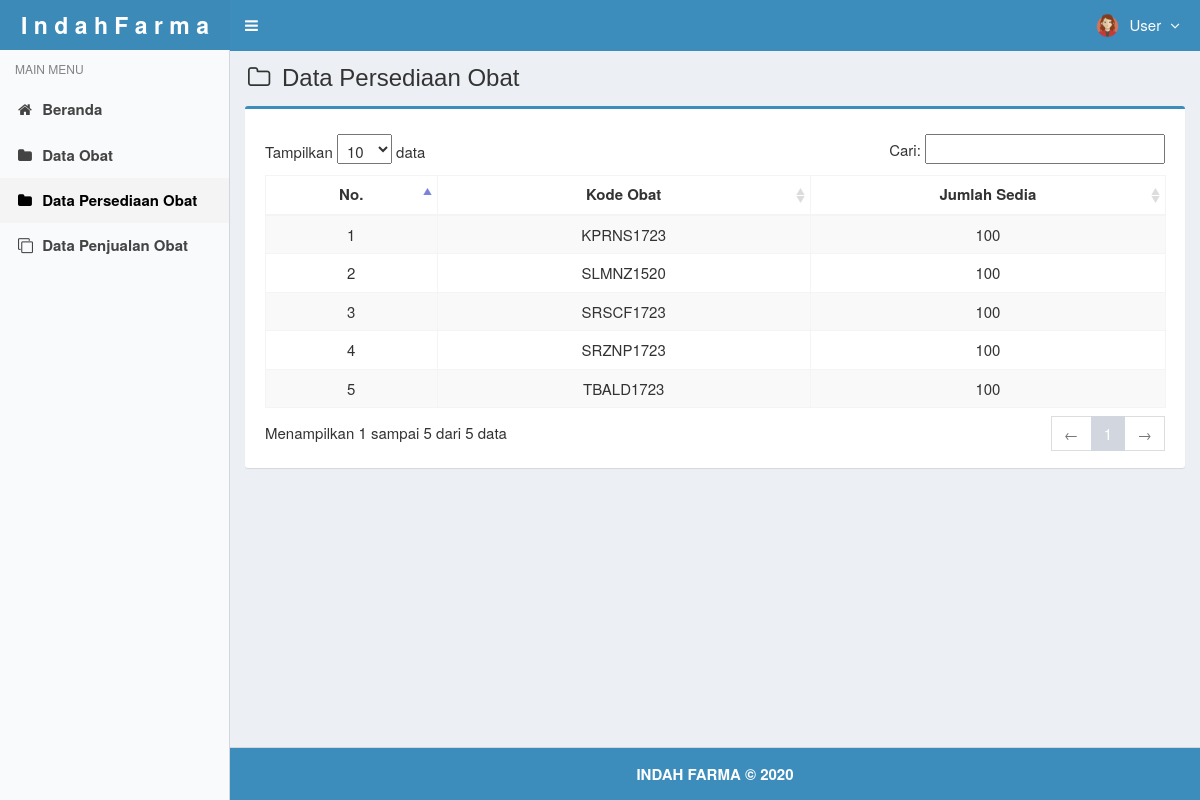
The app's page /main.php?module=persediaanuser (signed in) with its own data.
### tables this page shows
CREATE TABLE `users` (
  `id_user` int(3) NOT NULL,
  `username` varchar(50) NOT NULL,
  `nama_user` varchar(50) NOT NULL,
  `password` varchar(50) NOT NULL,
  `email` varchar(50) DEFAULT NULL,
  `telepon` varchar(13) DEFAULT NULL,
  `foto` varchar(100) DEFAULT NULL,
  `hak_akses` enum('Super Admin','EndUser') NOT NULL,
  `status` enum('aktif','blokir') NOT NULL DEFAULT 'aktif',
  `created_at` timestamp NOT NULL DEFAULT current_timestamp(),
  `updated_at` timestamp NOT NULL DEFAULT current_timestamp() ON UPDATE current_timestamp()
);

CREATE TABLE `persediaan` (
  `kode_obat` varchar(10) NOT NULL,
  `jumlah_sedia` int(11) DEFAULT NULL,
  `created_user` int(3) NOT NULL,
  `updated_user` int(3) NOT NULL
);

### modules/persediaanuser/view.php (the view)
<section class="content-header">
  <h1>
    <i class="fa fa-folder-o icon-title"></i> Data Persediaan Obat
  </h1>
</section>
<section class="content">
  <div class="row">
    <div class="col-md-12">
      <div class="box box-primary">
        <div class="box-body">
          <table id="dataTables1" class="table table-bordered table-striped table-hover">
            <thead>
              <tr>
                <th class="center">No.</th>
                <th class="center">Kode Obat</th>
                <th class="center">Jumlah Sedia</th>
              </tr>
            </thead>
            <tbody>
            <?php
            $no = 1;
            $query = mysqli_query($mysqli, "SELECT kode_obat,jumlah_sedia FROM persediaan ORDER BY kode_obat ASC")
                                            or die('Ada kesalahan pada query tampil Data Obat: '.mysqli_error($mysqli));
            while ($data = mysqli_fetch_assoc($query)) {
              echo "<tr>
                      <td width='30' class='center'>$no</td>
                      <td width='80' class='center'>$data[kode_obat]</td>
                      <td width='80' class='center'>$data[jumlah_sedia]</td>
                    </tr>";
              $no++;
            }
            ?>
            </tbody>
          </table>
        </div>
      </div>
    </div>
  </div>
</section><!-- /.content

### top-menu.php (shortened to what this page needs)
<?php
require_once "config/database.php";
$query = mysqli_query($mysqli, "SELECT id_user, nama_user, foto, hak_akses FROM users WHERE id_user='$_SESSION[id_user]'")
                                or die('Ada kesalahan pada query tampil Manajemen User: '.mysqli_error($mysqli));
$data = mysqli_fetch_assoc($query);
?>
<li class="dropdown user user-menu">
  <a href="#" class="dropdown-toggle" data-toggle="dropdown">
  <?php
  if ($data['foto']=="") { ?>
    <img src="images/user/user-default.png" class="user-image" alt="User Image"/>
  <?php
  }
  else { ?>
    <img src="images/user/<?php echo $data['foto']; ?>" class="user-image" alt="User Image"/>
  <?php
  }
  ?>
    <span class="hidden-xs"><?php echo $data['nama_user']; ?> <i style="margin-left:5px" class="fa fa-angle-down"></i></span>
  </a>
</li>

### assets/css/style.css (style rules this page uses)
.content-header { padding: 15px 18px 0; position: relative; }
.center { text-align:center; }
.icon-title { margin-right: 5px; }
body { background-color: #fff; color: #333; font-size: 15px; line-height: 1.42857; }

### records on screen
users: foto (picture), nama_user "User"
persediaan: kode_obat "KPRNS1723", jumlah_sedia "100"
persediaan: kode_obat "SLMNZ1520", jumlah_sedia "100"
persediaan: kode_obat "SRSCF1723", jumlah_sedia "100"
persediaan: kode_obat "SRZNP1723", jumlah_sedia "100"
persediaan: kode_obat "TBALD1723", jumlah_sedia "100"
